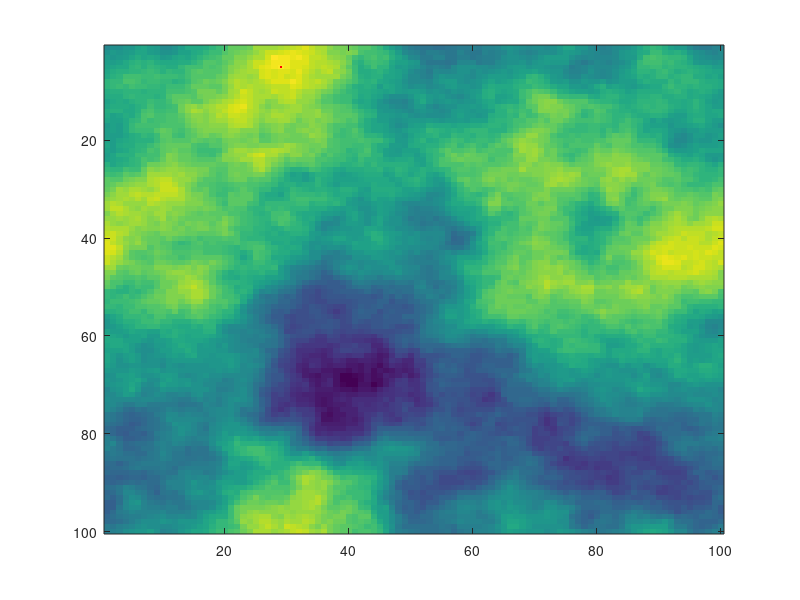

MATLAB code to generate this figure: (Note: this script raises an error after producing the figure.)
clear;close all;
timesteps=10;
res=400; % Aufloesung im m
grid=40000/res; % Gittergroesse


N=100;
alpha = 1.7;
x = meshgrid(-N/2:N/2-1);
d = hypot(x,x')+1e-5;
Z = d.^(-alpha) .* exp(rand(N)*j*2*pi); % |Z(w)| = |w|^-a, phase(Z(w))=rand
Z = ifftn(ifftshift(Z));
%Z=peaks(grid);
%nested_data=50.*rand(grid*grid,1);
nested_data=reshape(abs(Z),[10000 1]);
nested_data_2d=reshape(nested_data,[grid,grid]);

sorted=zeros(grid*grid,3);
[sorted(:,1),I]=sort(nested_data);
sorted_2d=reshape(sorted(:,1),[grid, grid]);

sorted(:,2)=mod(I,100);
sorted(:,3)=ceil(I/100);

sorted(sorted(:,3)==0,3)=100;

c_range=10;
num_maxes=10;
maxima=zeros(num_maxes,3);
maxima(1,1:3)=sorted(end,:);
dummy=sorted;
for i=1:num_maxes
    tic
    distance=zeros(size(dummy,1),i);
    for j=1:i
       distance(:,j)= sqrt((maxima(j,2)-dummy(:,2)).^2+(maxima(j,3)-dummy(:,3)).^2);
    end
    pot_points_=distance>(c_range);
    l=1;
    for k=1:size(pot_points_,1)
        if prod(pot_points_(k,:))==1
            pot_points(l)=k;
            l=l+1;
        end
    end
    maxima(i+1,1:3)=dummy(pot_points(end),:);
    dummy=sorted(pot_points,:);
    toc
    pot_points_b{i}=pot_points;
    distance_b{i}=distance;
    clear pot_points
end
figure
imagesc(nested_data_2d)
hold on

for i=1:num_maxes+1
    for j=1:num_maxes+1
       maxima(i,j+3)=sqrt((maxima(i,2)-maxima(j,2)).^2+(maxima(i,3)-maxima(j,3)).^2);
    end
    plot(maxima(i,3),maxima(i,2),'r.','LineWidth',100)
    circle(maxima(i,3),maxima(i,2),c_range);
end

